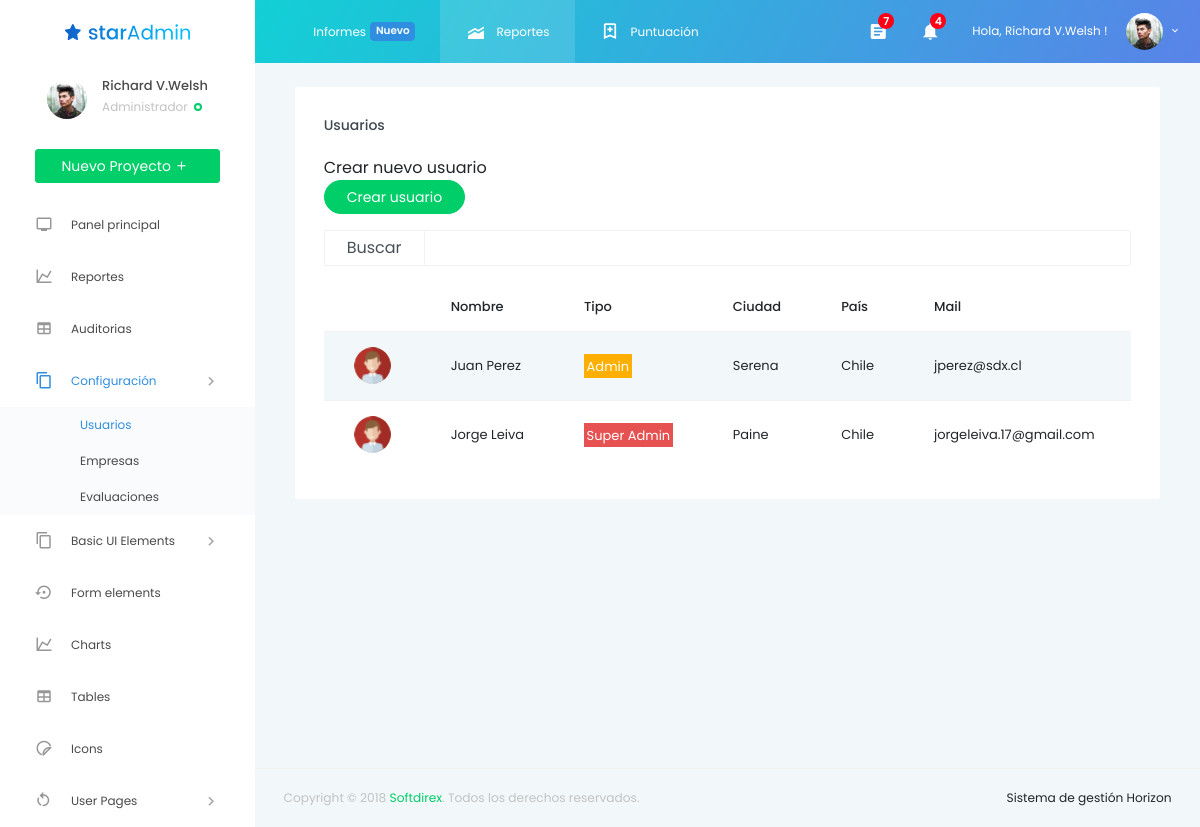
The page /pages/config/usuarios on the database its author committed.
### tables this page shows
CREATE TABLE IF NOT EXISTS `usuario` (
  `us_cod` varchar(45) NOT NULL,
  `us_name` varchar(100) NOT NULL,
  `us_pass` varchar(100) NOT NULL,
  `us_tipo` int(11) NOT NULL,
  `us_phone1` varchar(45) NOT NULL,
  `us_phone2` varchar(45) NOT NULL,
  `us_mail` varchar(45) NOT NULL,
  `us_web` varchar(45) NOT NULL,
  `us_address` varchar(45) NOT NULL,
  `us_city` varchar(45) NOT NULL,
  `us_province` varchar(45) NOT NULL,
  `us_country` varchar(45) NOT NULL,
  `us_avatar` varchar(45) NOT NULL,
  `us_status` int(11) NOT NULL
);

### private/bd/bd.php (called while the page is built, shortened)
<?PHP
 class BD{
    private $enlace;
    private $stHost='127.0.0.1';
    private $stUsuario='root';
    private $stClave='';
    private $stBd='cps';
    public function BD()
    {
		 $this->enlace = new PDO("mysql:host=" . $this->stHost . ";dbname=" .$this->stBd
                                         ,$this->stUsuario
                                         ,$this->stClave);
    }
    public function sqlSelectTodo($stSql)
    {
        return $this->enlace->query($stSql);
    }
    private static $miConexion;
    public static function getInstance(){
        if (self::$miConexion == null){
           self::$miConexion = new BD();
        }
         return self::$miConexion;
    }
 }
?>

### private/dao/UsuarioDao.php (called while the page is built, shortened)
<?PHP
require_once($rootDir . "/private/BD/bd.php");
class UsuarioDao {
   public static function sqlTodo()
   {
       $misRegistros= BD::getInstance()->sqlSelectTodo("SELECT * FROM `usuario`");
       return $misRegistros;
   }
}
?>

### pages/config/usuarios.php (the view, shortened to what this page needs)
<?php
$bg_sp=buildPath();
$separator = "/";
$navBar = "..".$separator."components".$separator."navbar.php";
$sideBar = "..".$separator."components".$separator."sidebar.php";
$footer = "..".$separator."components".$separator."footer.php";
if (!isset($rootDir)){
  $rootDir = $_SERVER['DOCUMENT_ROOT']."/horizon";
    require_once($rootDir."/private/dao/UsuarioDao.php");
    $datos=UsuarioDao::sqlTodo();
}
function buildPath(){
  $domain =  'http://'.$_SERVER['HTTP_HOST'];
  $subdomain = $_SERVER['PHP_SELF'];
  $url = $domain.$subdomain;
  $path = str_replace($domain.'/horizon', "", $url);
  $slash = substr_count($path, '/')-1;
  $buildPath = '';
  $i = 0;
  while ($i < $slash) {
    $i++;
    $buildPath = $buildPath."../";
  }
  return $buildPath;
}
?>
<!DOCTYPE html>
<html lang="es">
<head>
  <link rel="stylesheet" href="<?php echo $bg_sp;?>vendors/iconfonts/mdi/css/materialdesignicons.min.css">
  <link rel="stylesheet" href="<?php echo $bg_sp;?>vendors/css/vendor.bundle.base.css">
  <link rel="stylesheet" href="<?php echo $bg_sp;?>vendors/css/vendor.bundle.addons.css">
  <link rel="stylesheet" href="<?php echo $bg_sp;?>css/style.css">
</head>
<body>
  <div class="container-scroller">
    <?php include($navBar); ?>
    <div class="container-fluid page-body-wrapper">
      <?php include($sideBar);?>
      <div class="main-panel">
        <div class="content-wrapper">
        <div class="col-lg-12 grid-margin stretch-card">
              <div class="card">
                <div class="card-body">
                  <h4 class="card-title">Usuarios</h4>
                  <p class="card-description">
                  <div class="form-group">
                    Crear nuevo usuario
                      <form action="nuevo-usuario"
                            name="form1"
                            id="form1"
                            method="post">
                            <input type="button"
                            class="btn btn-success btn-rounded btn-fw"
                            value="Crear usuario"
                            id="nuevo"
                            name="nuevo"
                            onclick= "document.form1.action = 'nuevo-usuario';
                            document.form1.submit()" />
                      </form>
                      </div>
                    <div class="form-group">
                        <div class="input-group">
                          <div class="input-group-prepend">
                            <span class="input-group-text">Buscar</span>
                          </div>
                          <input id="filtrar" type="text" class="form-control" placeholder=""  aria-describedby="basic-addon1">
                        </div>
                    </div>
                  </p>
                  <div class="table-responsive">
                    <table class="table table-striped">
                      <thead>
                        <tr>
                          <th>
                          </th>
                          <th>
                            Nombre
                          </th>
                          <th>
                            Tipo
                          </th>
                          <th>
                            Ciudad
                          </th>
                          <th>
                            País
                          </th>
                          <th>
                            Mail
                          </th>
                          <th></th>
                        </tr>
                      </thead>
                      <tbody class="buscar">
                        <?php
                        foreach($datos as $fila)
                        {
                        ?>
                        <tr>
                          <td class="py-1">
                            <img src="<?php echo $bg_sp.$fila['us_avatar'];?>" alt="image" />
                          </td>
                          <td>
                          <?php echo $fila['us_name'];?>
                          </td>
                          <td>
                          <?php
                          $tipo = $fila['us_tipo'];
                            ?>
                            <?php
                          if($tipo == 2){
                            ?>
                            <mark class="bg-danger text-white">Super Admin</mark>
                            <?php
                          }
                          if($tipo == 3){
                            ?>
                            <mark class="bg-warning text-white">Admin</mark>
                            <?php
                          }
                            ?>
                          </td>
                          <td>
                          <?php echo $fila['us_city'];?>
                          </td>
                          <td>
                          <?php echo $fila['us_country'];?>
                          </td>
                          <td>
                          <?php echo $fila['us_mail'];?>
                          </td>
                          <td>
                          </td>
                        </tr>
                        <?php
                        }
                        ?>
                      </tbody>
                    </table>
                  </div>
                </div>
              </div>
            </div>
        </div>
        <?php include($footer);?>
      </div>
    </div>
  </div>
</body>
</html>

### pages/components/navbar.php (shortened to what this page needs)
<?php
$bg_sp=buildPath();
?>
<nav class="navbar default-layout col-lg-12 col-12 p-0 fixed-top d-flex flex-row">
      <div class="text-center navbar-brand-wrapper d-flex align-items-top justify-content-center">
        <a class="navbar-brand brand-logo" href="index.html">
          <img src="<?php echo $bg_sp?>images/logo.svg" alt="logo" />
        </a>
      </div>
      <div class="navbar-menu-wrapper d-flex align-items-center">
        <ul class="navbar-nav navbar-nav-left header-links d-none d-md-flex">
          <li class="nav-item">
            <a href="#" class="nav-link">Informes
              <span class="badge badge-primary ml-1">Nuevo</span>
            </a>
          </li>
          <li class="nav-item active">
            <a href="#" class="nav-link">
              <i class="mdi mdi-elevation-rise"></i>Reportes</a>
          </li>
          <li class="nav-item">
            <a href="#" class="nav-link">
              <i class="mdi mdi-bookmark-plus-outline"></i>Puntuación</a>
          </li>
        </ul>
        <ul class="navbar-nav navbar-nav-right">
          <li class="nav-item dropdown">
            <a class="nav-link count-indicator dropdown-toggle" id="messageDropdown" href="#" data-toggle="dropdown" aria-expanded="false">
              <i class="mdi mdi-file-document-box"></i>
              <span class="count">7</span>
            </a>
          </li>
          <li class="nav-item dropdown">
            <a class="nav-link count-indicator dropdown-toggle" id="notificationDropdown" href="#" data-toggle="dropdown">
              <i class="mdi mdi-bell"></i>
              <span class="count">4</span>
            </a>
          </li>
          <li class="nav-item dropdown d-none d-xl-inline-block">
            <a class="nav-link dropdown-toggle" id="UserDropdown" href="#" data-toggle="dropdown" aria-expanded="false">
              <span class="profile-text">Hola, Richard V.Welsh !</span>
              <img class="img-xs rounded-circle" src="<?php echo $bg_sp?>images/faces/face1.jpg" alt="Profile image">
            </a>
          </li>
        </ul>
      </div>
    </nav>

### pages/components/sidebar.php (shortened to what this page needs)
<?php
$bg_sp=buildPath();
?>
<nav class="sidebar sidebar-offcanvas" id="sidebar">
        <ul class="nav">
          <li class="nav-item nav-profile">
            <div class="nav-link">
              <div class="user-wrapper">
                <div class="profile-image">
                  <img src="<?php echo $bg_sp?>images/faces/face1.jpg" alt="profile image">
                </div>
                <div class="text-wrapper">
                  <p class="profile-name">Richard V.Welsh</p>
                  <div>
                    <small class="designation text-muted">Administrador</small>
                    <span class="status-indicator online"></span>
                  </div>
                </div>
              </div>
              <button class="btn btn-success btn-block">Nuevo Proyecto
                <i class="mdi mdi-plus"></i>
              </button>
            </div>
          </li>
          <li class="nav-item">
            <a class="nav-link" href="<?php echo $bg_sp;?>">
              <i class="menu-icon mdi mdi-television"></i>
              <span class="menu-title">Panel principal</span>
            </a>
          </li>
          <li class="nav-item">
            <a class="nav-link" href="pages/charts/chartjs.html">
              <i class="menu-icon mdi mdi-chart-line"></i>
              <span class="menu-title">Reportes</span>
            </a>
          </li>
          <li class="nav-item">
            <a class="nav-link" href="pages/tables/basic-table.html">
              <i class="menu-icon mdi mdi-table"></i>
              <span class="menu-title">Auditorias</span>
            </a>
          </li>
          <li class="nav-item">
            <a class="nav-link" data-toggle="collapse" href="#ui-config" aria-expanded="false" aria-controls="ui-basic">
              <i class="menu-icon mdi mdi-content-copy"></i>
              <span class="menu-title">Configuración</span>
              <i class="menu-arrow"></i>
            </a>
            <div class="collapse" id="ui-config">
              <ul class="nav flex-column sub-menu">
                <li class="nav-item">
                  <a class="nav-link" href="<?php echo $bg_sp;?>pages/config/usuarios">Usuarios</a>
                </li>
                <li class="nav-item">
                  <a class="nav-link" href="<?php echo $bg_sp;?>pages/config/empresas">Empresas</a>
                </li>
                <li class="nav-item">
                  <a class="nav-link" href="<?php echo $bg_sp;?>pages/config/evaluaciones">Evaluaciones</a>
                </li>
              </ul>
            </div>
          </li>
          <li class="nav-item">
            <a class="nav-link" data-toggle="collapse" href="#ui-basic" aria-expanded="false" aria-controls="ui-basic">
              <i class="menu-icon mdi mdi-content-copy"></i>
              <span class="menu-title">Basic UI Elements</span>
              <i class="menu-arrow"></i>
            </a>
          </li>
          <li class="nav-item">
            <a class="nav-link" href="pages/forms/basic_elements.html">
              <i class="menu-icon mdi mdi-backup-restore"></i>
              <span class="menu-title">Form elements</span>
            </a>
          </li>
          <li class="nav-item">
            <a class="nav-link" href="pages/charts/chartjs.html">
              <i class="menu-icon mdi mdi-chart-line"></i>
              <span class="menu-title">Charts</span>
            </a>
          </li>
          <li class="nav-item">
            <a class="nav-link" href="pages/tables/basic-table.html">
              <i class="menu-icon mdi mdi-table"></i>
              <span class="menu-title">Tables</span>
            </a>
          </li>
          <li class="nav-item">
            <a class="nav-link" href="pages/icons/font-awesome.html">
              <i class="menu-icon mdi mdi-sticker"></i>
              <span class="menu-title">Icons</span>
            </a>
          </li>
          <li class="nav-item">
            <a class="nav-link" data-toggle="collapse" href="#auth" aria-expanded="false" aria-controls="auth">
              <i class="menu-icon mdi mdi-restart"></i>
              <span class="menu-title">User Pages</span>
              <i class="menu-arrow"></i>
            </a>
          </li>
        </ul>
      </nav>

### pages/components/footer.php
<footer class="footer">
  <div class="container-fluid clearfix">
    <span class="text-muted d-block text-center text-sm-left d-sm-inline-block">Copyright © 2018
      <a href="http://www.softdirex.cl/" target="_blank">Softdirex</a>. Todos los derechos reservados.</span>
    <span class="float-none float-sm-right d-block mt-1 mt-sm-0 text-center">Sistema de gestión Horizon
    </span>
  </div>
</footer>

### rows shown on the page
usuario: us_avatar (picture), us_name "Juan Perez", us_tipo "Admin", us_city "Serena", us_country "Chile", us_mail "jperez@sdx.cl"
usuario: us_avatar (picture), us_name "Jorge Leiva", us_tipo "Super Admin", us_city "Paine", us_country "Chile", us_mail "jorgeleiva.17@gmail.com"
